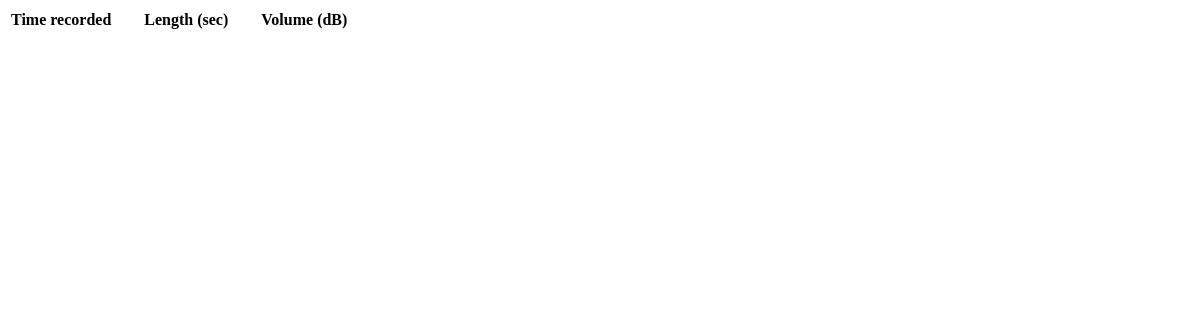
The app's page /monitor/cries/, older data.
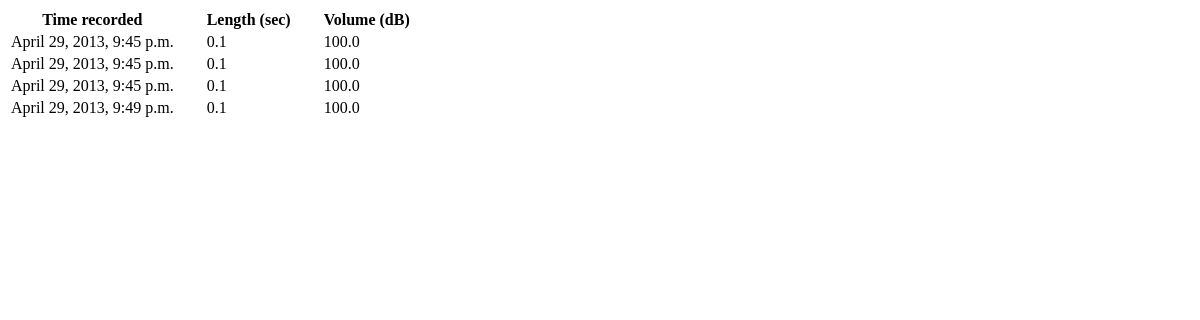
The same page, newer data.
### monitor/models.py (models this page shows)
class Cry(models.Model):
    time = models.DateTimeField(auto_now_add=True)
    length = models.FloatField()
    volume = models.FloatField()

### monitor/views.py (the view)
def cries(request):
    return render(request, 'monitor/cries.html',
            {'cries': Cry.objects.all()})

### monitor/templates/monitor/cries.html (shortened to what this page needs)
<!DOCTYPE HTML>
<html lang="en">
<head>
</head>
<body>
  <table>
    <tr>
      <th>Time recorded</th>
      <th>Length (sec)</th>
      <th>Volume (dB)</th>
    </tr>
    {% for cry in cries %}
    <tr>
      <td>{{ cry.time }}</td>
      <td>{{ cry.length }}</td>
      <td>{{ cry.volume }}</td>
    </tr>
    {% endfor %}
  </table>
</body>
</html>

### monitor/templates/monitor/cries.html (style rules this page uses)
th + th, td + td { padding-left: 30px; }

Row changes from the older to the newer data that the page shows:
added Cry: time "April 29, 2013, 9:45 p.m.", length "0.1", volume "100.0"
added Cry: time "April 29, 2013, 9:45 p.m.", length "0.1", volume "100.0"
added Cry: time "April 29, 2013, 9:45 p.m.", length "0.1", volume "100.0"
added Cry: time "April 29, 2013, 9:49 p.m.", length "0.1", volume "100.0"
